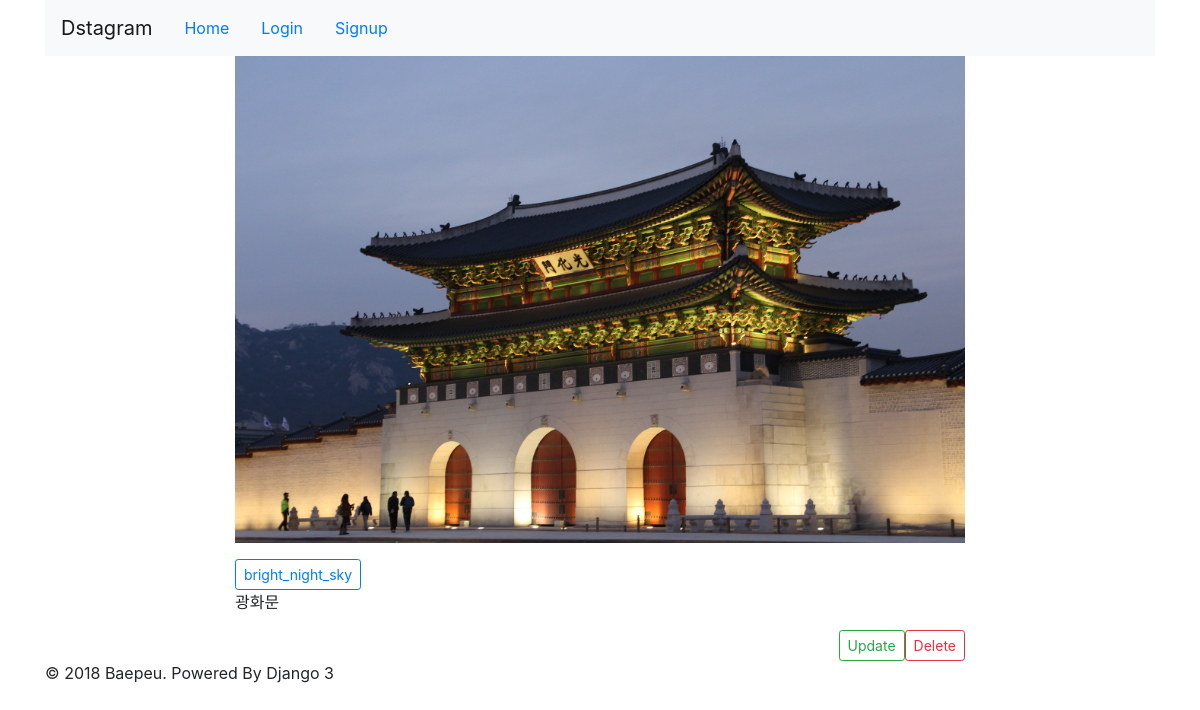
/detail/4/, run on the app's committed database.
### photo/models.py (models this page shows, shortened)
class Photo(models.Model):
    author = models.ForeignKey(User, on_delete=models.CASCADE, related_name='user_photos')
    photo = models.ImageField(upload_to='photos/%Y/%m/%d', default='photos/no_image.png')
    text = models.TextField()
    created = models.DateTimeField(auto_now_add=True)
    updated = models.DateTimeField(auto_now=True)
    class Meta:
        ordering = ['-updated']

### photo/templates/photo/detail.html (shortened to what this page needs)
{% extends 'base.html' %}
{% block content %}
    <div class="row">
        <div class="col-md-2"></div>
        <div class="col-md-8 panel panel-default">
            <p><img src="{{ object.photo.url }}" style="width:100%;"></p>
            <button type="button" class="btn btn-outline-primary btn-sm">
                {{ object.author.username }}
            </button>
            <p>{{ object.text|linebreaksbr }}</p>
            <a href="{% url 'photo:photo_delete' pk=object.id %}" class="btn btn-outline-danger btn-sm float-right">Delete</a>
            <a href="{% url 'photo:photo_update' pk=object.id %}" class="btn btn-outline-success btn-sm float-right">Update</a>
        </div>
        <div class="col-md-2"></div>
    </div>
            {% load disqus_tags %}
{% endblock %}

### data on the page
Photo: photo (picture), author.username "bright_night_sky", text "광화문"
